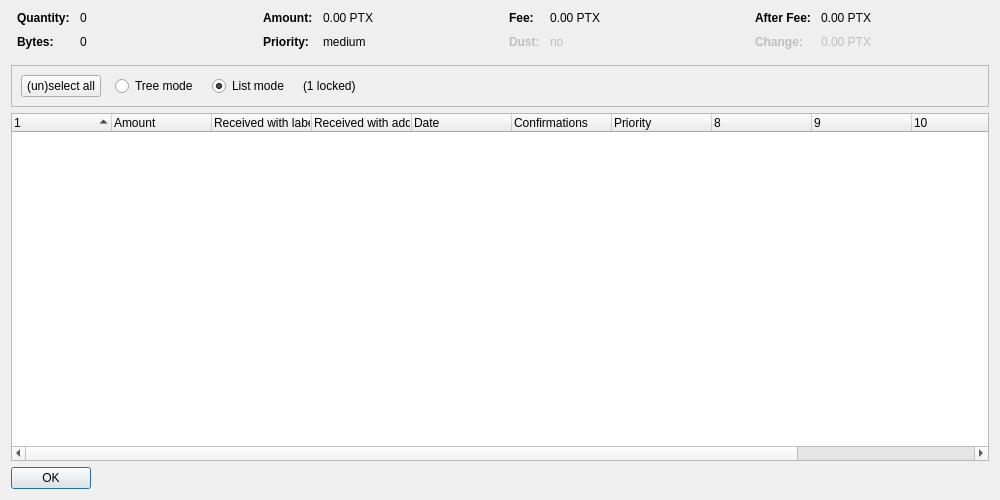
<?xml version="1.0" encoding="UTF-8"?>
<ui version="4.0">
 <class>CoinControlDialog</class>
 <widget class="QDialog" name="CoinControlDialog">
  <property name="geometry">
   <rect>
    <x>0</x>
    <y>0</y>
    <width>1000</width>
    <height>500</height>
   </rect>
  </property>
  <property name="windowTitle">
   <string>Coin Selection</string>
  </property>
  <layout class="QVBoxLayout" name="verticalLayout">
   <item>
    <layout class="QHBoxLayout" name="horizontalLayoutTop" stretch="0,0,0,0">
     <property name="topMargin">
      <number>0</number>
     </property>
     <property name="bottomMargin">
      <number>10</number>
     </property>
     <item>
      <layout class="QFormLayout" name="formLayoutCoinControl1">
       <property name="horizontalSpacing">
        <number>10</number>
       </property>
       <property name="verticalSpacing">
        <number>10</number>
       </property>
       <property name="leftMargin">
        <number>6</number>
       </property>
       <property name="rightMargin">
        <number>6</number>
       </property>
       <item row="0" column="0">
        <widget class="QLabel" name="labelCoinControlQuantityText">
         <property name="font">
          <font>
           <weight>75</weight>
           <bold>true</bold>
          </font>
         </property>
         <property name="text">
          <string>Quantity:</string>
         </property>
        </widget>
       </item>
       <item row="0" column="1">
        <widget class="QLabel" name="labelCoinControlQuantity">
         <property name="cursor">
          <cursorShape>IBeamCursor</cursorShape>
         </property>
         <property name="contextMenuPolicy">
          <enum>Qt::ActionsContextMenu</enum>
         </property>
         <property name="text">
          <string notr="true">0</string>
         </property>
         <property name="textInteractionFlags">
          <set>Qt::LinksAccessibleByMouse|Qt::TextSelectableByKeyboard|Qt::TextSelectableByMouse</set>
         </property>
        </widget>
       </item>
       <item row="1" column="0">
        <widget class="QLabel" name="labelCoinControlBytesText">
         <property name="font">
          <font>
           <weight>75</weight>
           <bold>true</bold>
          </font>
         </property>
         <property name="text">
          <string>Bytes:</string>
         </property>
        </widget>
       </item>
       <item row="1" column="1">
        <widget class="QLabel" name="labelCoinControlBytes">
         <property name="cursor">
          <cursorShape>IBeamCursor</cursorShape>
         </property>
         <property name="contextMenuPolicy">
          <enum>Qt::ActionsContextMenu</enum>
         </property>
         <property name="text">
          <string notr="true">0</string>
         </property>
         <property name="textInteractionFlags">
          <set>Qt::LinksAccessibleByMouse|Qt::TextSelectableByKeyboard|Qt::TextSelectableByMouse</set>
         </property>
        </widget>
       </item>
      </layout>
     </item>
     <item>
      <layout class="QFormLayout" name="formLayoutCoinControl2">
       <property name="horizontalSpacing">
        <number>10</number>
       </property>
       <property name="verticalSpacing">
        <number>10</number>
       </property>
       <property name="leftMargin">
        <number>6</number>
       </property>
       <property name="rightMargin">
        <number>6</number>
       </property>
       <item row="0" column="0">
        <widget class="QLabel" name="labelCoinControlAmountText">
         <property name="font">
          <font>
           <weight>75</weight>
           <bold>true</bold>
          </font>
         </property>
         <property name="text">
          <string>Amount:</string>
         </property>
        </widget>
       </item>
       <item row="0" column="1">
        <widget class="QLabel" name="labelCoinControlAmount">
         <property name="cursor">
          <cursorShape>IBeamCursor</cursorShape>
         </property>
         <property name="contextMenuPolicy">
          <enum>Qt::ActionsContextMenu</enum>
         </property>
         <property name="text">
          <string notr="true">0.00 PTX</string>
         </property>
         <property name="textInteractionFlags">
          <set>Qt::LinksAccessibleByMouse|Qt::TextSelectableByKeyboard|Qt::TextSelectableByMouse</set>
         </property>
        </widget>
       </item>
       <item row="1" column="0">
        <widget class="QLabel" name="labelCoinControlPriorityText">
         <property name="font">
          <font>
           <weight>75</weight>
           <bold>true</bold>
          </font>
         </property>
         <property name="text">
          <string>Priority:</string>
         </property>
        </widget>
       </item>
       <item row="1" column="1">
        <widget class="QLabel" name="labelCoinControlPriority">
         <property name="cursor">
          <cursorShape>IBeamCursor</cursorShape>
         </property>
         <property name="contextMenuPolicy">
          <enum>Qt::ActionsContextMenu</enum>
         </property>
         <property name="text">
          <string notr="true">medium</string>
         </property>
         <property name="textInteractionFlags">
          <set>Qt::LinksAccessibleByMouse|Qt::TextSelectableByKeyboard|Qt::TextSelectableByMouse</set>
         </property>
        </widget>
       </item>
      </layout>
     </item>
     <item>
      <layout class="QFormLayout" name="formLayoutCoinControl3">
       <property name="horizontalSpacing">
        <number>10</number>
       </property>
       <property name="verticalSpacing">
        <number>10</number>
       </property>
       <property name="leftMargin">
        <number>6</number>
       </property>
       <property name="rightMargin">
        <number>6</number>
       </property>
       <item row="0" column="0">
        <widget class="QLabel" name="labelCoinControlFeeText">
         <property name="font">
          <font>
           <weight>75</weight>
           <bold>true</bold>
          </font>
         </property>
         <property name="text">
          <string>Fee:</string>
         </property>
        </widget>
       </item>
       <item row="0" column="1">
        <widget class="QLabel" name="labelCoinControlFee">
         <property name="cursor">
          <cursorShape>IBeamCursor</cursorShape>
         </property>
         <property name="contextMenuPolicy">
          <enum>Qt::ActionsContextMenu</enum>
         </property>
         <property name="text">
          <string notr="true">0.00 PTX</string>
         </property>
         <property name="textInteractionFlags">
          <set>Qt::LinksAccessibleByMouse|Qt::TextSelectableByKeyboard|Qt::TextSelectableByMouse</set>
         </property>
        </widget>
       </item>
       <item row="1" column="0">
        <widget class="QLabel" name="labelCoinControlLowOutputText">
         <property name="enabled">
          <bool>false</bool>
         </property>
         <property name="font">
          <font>
           <weight>75</weight>
           <bold>true</bold>
          </font>
         </property>
         <property name="text">
          <string>Dust:</string>
         </property>
        </widget>
       </item>
       <item row="1" column="1">
        <widget class="QLabel" name="labelCoinControlLowOutput">
         <property name="enabled">
          <bool>false</bool>
         </property>
         <property name="cursor">
          <cursorShape>IBeamCursor</cursorShape>
         </property>
         <property name="contextMenuPolicy">
          <enum>Qt::ActionsContextMenu</enum>
         </property>
         <property name="text">
          <string notr="true">no</string>
         </property>
         <property name="textInteractionFlags">
          <set>Qt::LinksAccessibleByMouse|Qt::TextSelectableByKeyboard|Qt::TextSelectableByMouse</set>
         </property>
        </widget>
       </item>
      </layout>
     </item>
     <item>
      <layout class="QFormLayout" name="formLayoutCoinControl4">
       <property name="horizontalSpacing">
        <number>10</number>
       </property>
       <property name="verticalSpacing">
        <number>10</number>
       </property>
       <property name="leftMargin">
        <number>6</number>
       </property>
       <property name="rightMargin">
        <number>6</number>
       </property>
       <item row="0" column="0">
        <widget class="QLabel" name="labelCoinControlAfterFeeText">
         <property name="font">
          <font>
           <weight>75</weight>
           <bold>true</bold>
          </font>
         </property>
         <property name="text">
          <string>After Fee:</string>
         </property>
        </widget>
       </item>
       <item row="0" column="1">
        <widget class="QLabel" name="labelCoinControlAfterFee">
         <property name="cursor">
          <cursorShape>IBeamCursor</cursorShape>
         </property>
         <property name="contextMenuPolicy">
          <enum>Qt::ActionsContextMenu</enum>
         </property>
         <property name="text">
          <string notr="true">0.00 PTX</string>
         </property>
         <property name="textInteractionFlags">
          <set>Qt::LinksAccessibleByMouse|Qt::TextSelectableByKeyboard|Qt::TextSelectableByMouse</set>
         </property>
        </widget>
       </item>
       <item row="1" column="0">
        <widget class="QLabel" name="labelCoinControlChangeText">
         <property name="enabled">
          <bool>false</bool>
         </property>
         <property name="font">
          <font>
           <weight>75</weight>
           <bold>true</bold>
          </font>
         </property>
         <property name="text">
          <string>Change:</string>
         </property>
        </widget>
       </item>
       <item row="1" column="1">
        <widget class="QLabel" name="labelCoinControlChange">
         <property name="enabled">
          <bool>false</bool>
         </property>
         <property name="cursor">
          <cursorShape>IBeamCursor</cursorShape>
         </property>
         <property name="contextMenuPolicy">
          <enum>Qt::ActionsContextMenu</enum>
         </property>
         <property name="text">
          <string notr="true">0.00 PTX</string>
         </property>
         <property name="textInteractionFlags">
          <set>Qt::LinksAccessibleByMouse|Qt::TextSelectableByKeyboard|Qt::TextSelectableByMouse</set>
         </property>
        </widget>
       </item>
      </layout>
     </item>
    </layout>
   </item>
   <item>
    <widget class="QFrame" name="frame">
     <property name="minimumSize">
      <size>
       <width>0</width>
       <height>40</height>
      </size>
     </property>
     <property name="frameShape">
      <enum>QFrame::StyledPanel</enum>
     </property>
     <property name="frameShadow">
      <enum>QFrame::Sunken</enum>
     </property>
     <layout class="QHBoxLayout" name="horizontalLayout">
      <item>
       <layout class="QHBoxLayout" name="horizontalLayoutPanel" stretch="0,0,0,0,0">
        <property name="spacing">
         <number>14</number>
        </property>
        <item>
         <widget class="QPushButton" name="pushButtonSelectAll">
          <property name="sizePolicy">
           <sizepolicy hsizetype="Maximum" vsizetype="Fixed">
            <horstretch>0</horstretch>
            <verstretch>0</verstretch>
           </sizepolicy>
          </property>
          <property name="text">
           <string>(un)select all</string>
          </property>
          <property name="autoDefault">
           <bool>false</bool>
          </property>
         </widget>
        </item>
        <item>
         <widget class="QRadioButton" name="radioTreeMode">
          <property name="sizePolicy">
           <sizepolicy hsizetype="Maximum" vsizetype="Fixed">
            <horstretch>0</horstretch>
            <verstretch>0</verstretch>
           </sizepolicy>
          </property>
          <property name="text">
           <string>Tree mode</string>
          </property>
         </widget>
        </item>
        <item>
         <widget class="QRadioButton" name="radioListMode">
          <property name="sizePolicy">
           <sizepolicy hsizetype="Maximum" vsizetype="Fixed">
            <horstretch>0</horstretch>
            <verstretch>0</verstretch>
           </sizepolicy>
          </property>
          <property name="text">
           <string>List mode</string>
          </property>
          <property name="checked">
           <bool>true</bool>
          </property>
         </widget>
        </item>
        <item>
         <widget class="QLabel" name="labelLocked">
          <property name="text">
           <string notr="true">(1 locked)</string>
          </property>
         </widget>
        </item>
        <item>
         <spacer name="horizontalSpacer">
          <property name="orientation">
           <enum>Qt::Horizontal</enum>
          </property>
          <property name="sizeHint" stdset="0">
           <size>
            <width>40</width>
            <height>20</height>
           </size>
          </property>
         </spacer>
        </item>
       </layout>
      </item>
     </layout>
    </widget>
   </item>
   <item>
    <widget class="CoinControlTreeWidget" name="treeWidget">
     <property name="contextMenuPolicy">
      <enum>Qt::CustomContextMenu</enum>
     </property>
     <property name="sortingEnabled">
      <bool>false</bool>
     </property>
     <property name="columnCount">
      <number>12</number>
     </property>
     <attribute name="headerShowSortIndicator" stdset="0">
      <bool>true</bool>
     </attribute>
     <attribute name="headerStretchLastSection">
      <bool>false</bool>
     </attribute>
     <column>
      <property name="text">
       <string/>
      </property>
     </column>
     <column>
      <property name="text">
       <string>Amount</string>
      </property>
     </column>
     <column>
      <property name="text">
       <string>Received with label</string>
      </property>
     </column>
     <column>
      <property name="text">
       <string>Received with address</string>
      </property>
     </column>
     <column>
      <property name="text">
       <string>Date</string>
      </property>
     </column>
     <column>
      <property name="text">
       <string>Confirmations</string>
      </property>
      <property name="toolTip">
       <string>Confirmed</string>
      </property>
     </column>
     <column>
      <property name="text">
       <string>Priority</string>
      </property>
     </column>
     <column>
      <property name="text">
       <string/>
      </property>
     </column>
     <column>
      <property name="text">
       <string/>
      </property>
     </column>
     <column>
      <property name="text">
       <string/>
      </property>
     </column>
     <column>
      <property name="text">
       <string/>
      </property>
     </column>
     <column>
      <property name="text">
       <string/>
      </property>
     </column>
    </widget>
   </item>
   <item>
    <widget class="QDialogButtonBox" name="buttonBox">
     <property name="sizePolicy">
      <sizepolicy hsizetype="Maximum" vsizetype="Fixed">
       <horstretch>0</horstretch>
       <verstretch>0</verstretch>
      </sizepolicy>
     </property>
     <property name="orientation">
      <enum>Qt::Horizontal</enum>
     </property>
     <property name="standardButtons">
      <set>QDialogButtonBox::Ok</set>
     </property>
    </widget>
   </item>
  </layout>
 </widget>
 <customwidgets>
  <customwidget>
   <class>CoinControlTreeWidget</class>
   <extends>QTreeWidget</extends>
   <header>coincontroltreewidget.h</header>
  </customwidget>
 </customwidgets>
 <resources/>
 <connections/>
</ui>
